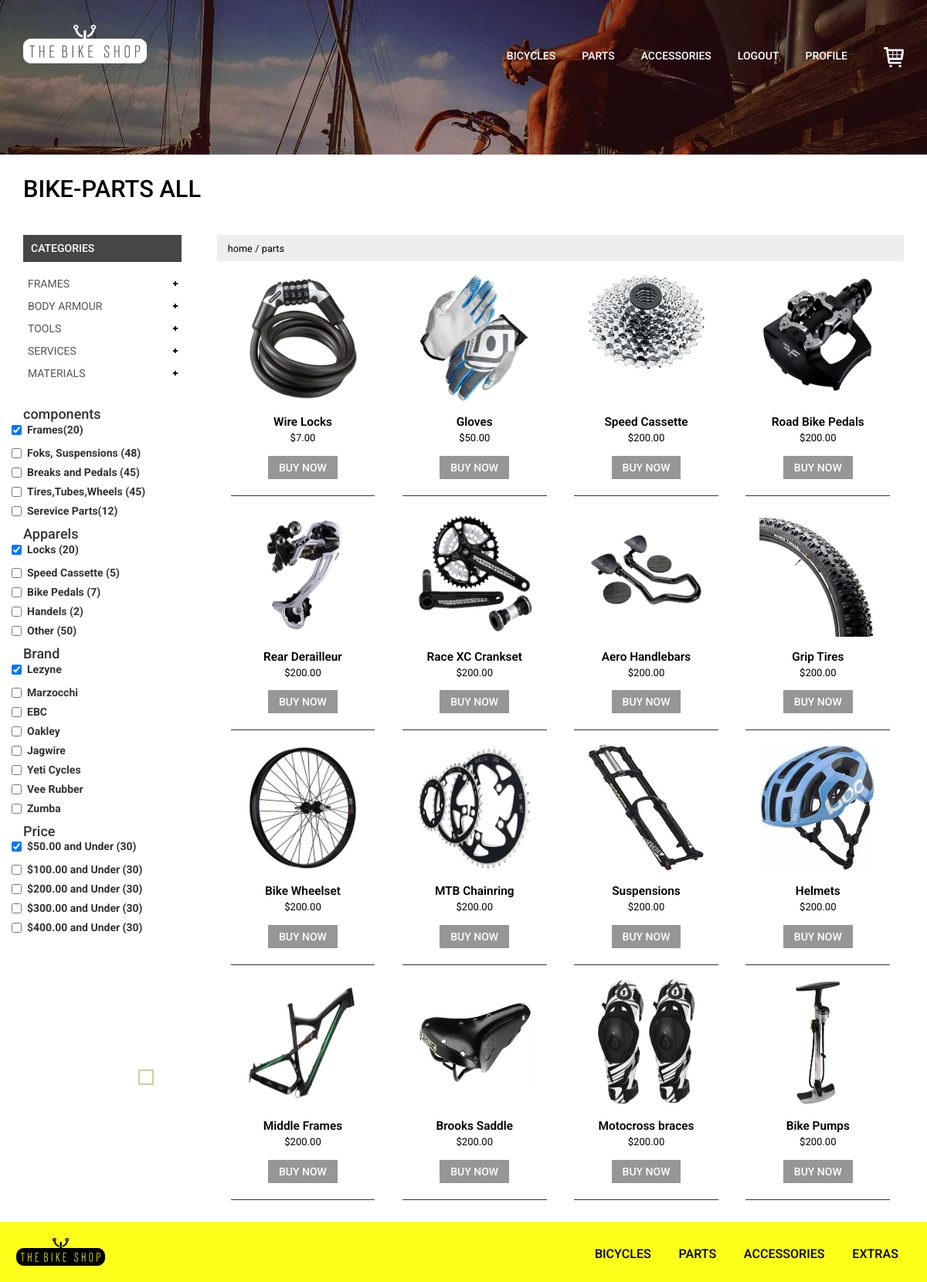
The app's page /parts.php (signed in) with its own data.
### tables this page shows
CREATE TABLE `products` (
  `id` int(11) NOT NULL,
  `name` varchar(255) NOT NULL,
  `model` varchar(50) DEFAULT NULL,
  `price` decimal(10,2) NOT NULL,
  `popularity` float NOT NULL,
  `description` text DEFAULT NULL,
  `type` varchar(100) DEFAULT NULL,
  `brand` varchar(100) DEFAULT NULL,
  `image` varchar(255) DEFAULT NULL
);

### _inc/classes/Database.php (called while the page is built, shortened)
<?php
class Database{
    private $host = "localhost";
    private $db = "bike_test";
    private $user = "root";
    private $pass = "";
    private $charset = "utf8";
    public $pdo;
    public function __construct() {
        $dsn = "mysql:host={$this->host};dbname={$this->db};charset={$this->charset}";
        try {
            $this->pdo = new PDO($dsn, $this->user, $this->pass);
            $this->pdo->setAttribute(PDO::ATTR_ERRMODE, PDO::ERRMODE_EXCEPTION);
        } catch (PDOException $e) {
            die('Connection failed: ' . $e->getMessage());
        }
    }
    public function __destruct(){
        $this->pdo = null;
    }
    public function getParts() {
        $sql = "SELECT * FROM products WHERE type like '%Parts%'";
        $stmt = $this->pdo->prepare($sql);
        $stmt->execute();
        return $stmt->fetchAll(PDO::FETCH_ASSOC);
    }
}

### parts.php (the view, shortened to what this page needs)
<?php
include("partials/header_others.php");
$db = new Database();
$parts = $db->getParts();
?>
<div class="parts">
    <div class="container">
        <h2>BIKE-PARTS ALL</h2>
        <div class="bike-parts-sec">
            <div class="bike-parts">
                <div class="top">
                    <ul>
                        <li><a href="index.php">home</a></li>
                        <li><a href="#"> / </a></li>
                        <li><a href="#">parts</a></li>
                    </ul>
                </div>
                <div class="bike-apparels">
                    <div class="parts1">
                        <?php foreach ($parts as $part) {?>
                        <a href="single.php?product_id=<?php echo $part['id']; ?>"><div class="part-sec">
                                <img src="<?php echo $part['image']?>" alt=""/>
                                <div class="part-info">
                                    <a href="#"><h5><?php echo $part['name']?><span>$<?php echo $part['price']?></span></h5></a>
                                    <a class="qck" href="single.php?product_id=<?php echo $part['id']; ?>">BUY NOW</a>
                                </div>
                            </div></a>
                        <?php }?>
                        <div class="clearfix"></div>
                    </div>
                </div>
            </div>
            <div class="rsidebar span_1_of_left">
                <section  class="sky-form">
                    <div class="product_right">
                        <h3 class="m_2">Categories</h3>
                    </div>
                    <h4>components</h4>
                    <div class="row row1 scroll-pane">
                        <div class="col col-4">
                            <label class="checkbox"><input type="checkbox" name="checkbox" checked=""><i></i>Frames(20)</label>
                        </div>
                        <div class="col col-4">
                            <label class="checkbox"><input type="checkbox" name="checkbox"><i></i>Foks, Suspensions (48)</label>
                            <label class="checkbox"><input type="checkbox" name="checkbox"><i></i>Breaks and Pedals (45)</label>
                            <label class="checkbox"><input type="checkbox" name="checkbox"><i></i>Tires,Tubes,Wheels (45)</label>
                            <label class="checkbox"><input type="checkbox" name="checkbox"><i></i>Serevice Parts(12)</label>
                        </div>
                    </div>
                    <h4>Apparels</h4>
                    <div class="row row1 scroll-pane">
                        <div class="col col-4">
                            <label class="checkbox"><input type="checkbox" name="checkbox" checked=""><i></i>Locks (20)</label>
                        </div>
                        <div class="col col-4">
                            <label class="checkbox"><input type="checkbox" name="checkbox"><i></i>Speed Cassette (5)</label>
                            <label class="checkbox"><input type="checkbox" name="checkbox"><i></i>Bike Pedals (7)</label>
                            <label class="checkbox"><input type="checkbox" name="checkbox"><i></i>Handels (2)</label>
                            <label class="checkbox"><input type="checkbox" name="checkbox"><i></i>Other (50)</label>
                        </div>
                    </div>
                </section>
                <section  class="sky-form">
                    <h4>Brand</h4>
                    <div class="row row1 scroll-pane">
                        <div class="col col-4">
                            <label class="checkbox"><input type="checkbox" name="checkbox" checked=""><i></i>Lezyne</label>
                        </div>
                        <div class="col col-4">
                            <label class="checkbox"><input type="checkbox" name="checkbox"><i></i>Marzocchi</label>
                            <label class="checkbox"><input type="checkbox" name="checkbox"><i></i>EBC</label>
                            <label class="checkbox"><input type="checkbox" name="checkbox"><i></i>Oakley</label>
                            <label class="checkbox"><input type="checkbox" name="checkbox"><i></i>Jagwire</label>
                            <label class="checkbox"><input type="checkbox" name="checkbox" ><i></i>Yeti Cycles</label>
                            <label class="checkbox"><input type="checkbox" name="checkbox"><i></i>Vee Rubber</label>
                            <label class="checkbox"><input type="checkbox" name="checkbox"><i></i>Zumba</label>
                        </div>
                    </div>
                </section>
                <section  class="sky-form">
                    <h4>Price</h4>
                    <div class="row row1 scroll-pane">
                        <div class="col col-4">
                            <label class="checkbox"><input type="checkbox" name="checkbox" checked=""><i></i>$50.00 and Under (30)</label>
                        </div>
                        <div class="col col-4">
                            <label class="checkbox"><input type="checkbox" name="checkbox"><i></i>$100.00 and Under (30)</label>
                            <label class="checkbox"><input type="checkbox" name="checkbox"><i></i>$200.00 and Under (30)</label>
                            <label class="checkbox"><input type="checkbox" name="checkbox"><i></i>$300.00 and Under (30)</label>
                            <label class="checkbox"><input type="checkbox" name="checkbox"><i></i>$400.00 and Under (30)</label>
                        </div>
                    </div>
                </section>
            </div>
            <div class="clearfix"></div>
        </div>
    </div>
</div>
<?php
include('partials/footer.php');
?>
</body>
</html>

### css/style.css (style rules this page uses)
body { margin:0; padding:0; background:#fff; font-family: 'Roboto', sans-serif; }
body a { transition:0.5s all; -webkit-transition:0.5s all; -moz-transition:0.5s all; -o-transition:0.5s all; -ms-transition:0.5s all; }
h1,h2,h3,h4,h5,h6 { margin:0; }
ul { margin:0; padding:0; }
.parts { padding:2em 0; }
.parts h2 { color:#000; font-size:2.2em; font-weight:500; }
.rsidebar { display: block; float: left; margin: 0% 3.5% 0% 0; width: 18%; }
h3.m_2 { font-size: 1em; font-weight: 500; padding: 10px; background:#464646; text-transform: uppercase; color: #fff; margin-bottom: 1em; }
.product_right { margin-bottom: 2em; }
.checkbox i { position: absolute; bottom: 255px; left: 14.9%; display: block; width: 20px; height: 20px; outline: none; border: 2px solid #D2CF99; }
.checkbox { margin-top:0; }
.bike-parts-sec { margin-top:3em; }
.bike-parts { float:right; width:78%; }
.top { background:#eee; padding:0.5em 1em; }
.top ul li { display:inline-block; }
.top ul li a { color:#000; font-size:0.9em; text-decoration:none; }
.part-sec { float:left; width:21%; margin:0 2%; border-bottom:1.5px solid; padding-bottom:1.5em; text-align:center; position:relative; }
.part-sec img { width:100%; height: 200px; padding: 18px; }
.part-sec a h5 { color:#000; font-size:1.1em; font-weight:600; margin-bottom:1em; }
.part-sec a h5 span { display:block; font-size:0.85em; font-weight:400; margin-top:5px; }
a.qck { background:#969696; color:#fff; padding:5px 1em; font-size:1em; font-weight:500; display:inline-block; text-decoration:none; }
html, body { height: 100%; margin: 0; }

### records on screen
products: image (picture), name "Wire Locks", price "7.00"
products: image (picture), name "Gloves", price "50.00"
products: image (picture), name "Speed Cassette", price "200.00"
products: image (picture), name "Road Bike Pedals", price "200.00"
products: image (picture), name "Rear Derailleur", price "200.00"
products: image (picture), name "Race XC Crankset", price "200.00"
products: image (picture), name "Aero Handlebars", price "200.00"
products: image (picture), name "Grip Tires", price "200.00"
products: image (picture), name "Bike Wheelset", price "200.00"
products: image (picture), name "MTB Chainring", price "200.00"
products: image (picture), name "Suspensions", price "200.00"
products: image (picture), name "Helmets", price "200.00"
products: image (picture), name "Middle Frames", price "200.00"
products: image (picture), name "Brooks Saddle", price "200.00"
products: image (picture), name "Motocross braces", price "200.00"
products: image (picture), name "Bike Pumps", price "200.00"
